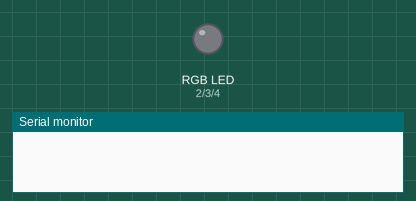
The program below on a simulated Teensy 3. Shown: an RGB LED mixed from three pins (HIGH = lit), the last lines printed to the serial monitor. Dim RGB values are drawn brighter than linear; random numbers use the default seed unless the program sets one.

Above: at 0.0 s.
At 10.1 s:
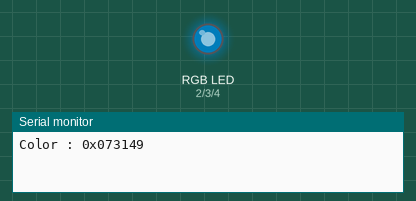
At 30.1 s:
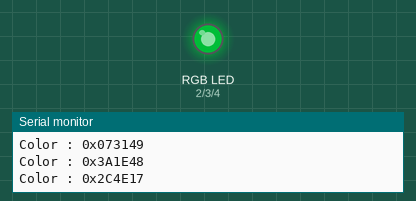
Timing chart, 0 to 41.5 s (numbered marks = the images above):
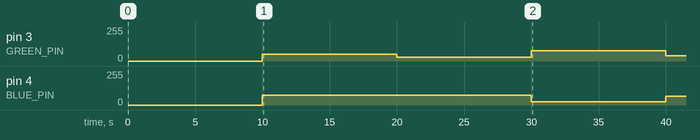

The program:

main.cpp
```cpp
// (licence header left out)
#include <Arduino.h>
#include <Metro.h>

#define RED_PIN (2)
#define GREEN_PIN (3)
#define BLUE_PIN (4)
static Metro metro = Metro(10000);

void setup()
{
  Serial.begin(9600);
  delay(2000);
}

void loop()
{
  if (metro.check())
  {
    // Generate random red, green and blue numbers in the range of 0 to 255

    uint8_t red = random(100);
    uint8_t green = random(100);
    uint8_t blue = random(100);

    analogWrite(RED_PIN, red);
    analogWrite(GREEN_PIN, green);
    analogWrite(BLUE_PIN, blue);

    Serial.printf("Color : 0x%02X%02X%02X\n", red, green, blue);

    //
  }
}
```

Measured:
- by itself, pin 3 (GREEN_PIN): 0/255 → 49/255 at 10.0 s, → 30/255 10.0 s later, → 78/255 10.0 s later, → 40/255 10.0 s later
- by itself, pin 4 (BLUE_PIN): 0/255 → 73/255 at 10.0 s, → 72/255 10.0 s later, → 23/255 10.0 s later, → 65/255 10.0 s later
